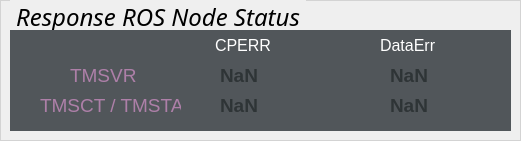
    <widget class="QGroupBox" name="Response_ROS_Node_groupBox">
     <property name="geometry">
      <rect>
       <x>20</x>
       <y>150</y>
       <width>521</width>
       <height>141</height>
      </rect>
     </property>
     <property name="font">
      <font>
       <family>Ubuntu Condensed</family>
       <pointsize>18</pointsize>
       <weight>50</weight>
       <italic>true</italic>
       <bold>false</bold>
       <underline>false</underline>
       <strikeout>false</strikeout>
       <kerning>true</kerning>
      </font>
     </property>
     <property name="styleSheet">
      <string notr="true">        QGroupBox {
            border-color: rgb(50, 50, 50);
            border: 2px solid lightgray;
            border-width: 0.5px;
            border-style: solid;
            margin-top: 1ex; /* leave space at the top for the title */
        }
        QGroupBox::title {
            subcontrol-origin: margin;
            subcontrol-position: top left;
            left: 10px;
            margin-left: 0px;
            padding: 0  3px;
        }</string>
     </property>
     <property name="title">
      <string>Response ROS Node Status</string>
     </property>
     <property name="flat">
      <bool>false</bool>
     </property>
     <widget class="QWidget" name="widget_Response_ROS_Node" native="true">
      <property name="geometry">
       <rect>
        <x>10</x>
        <y>30</y>
        <width>501</width>
        <height>101</height>
       </rect>
      </property>
      <property name="styleSheet">
       <string notr="true">background-color: rgb(81, 86, 90);</string>
      </property>
      <widget class="QLabel" name="TMSVR_label">
       <property name="geometry">
        <rect>
         <x>60</x>
         <y>30</y>
         <width>141</width>
         <height>31</height>
        </rect>
       </property>
       <property name="font">
        <font>
         <pointsize>8</pointsize>
        </font>
       </property>
       <property name="styleSheet">
        <string notr="true">co</string>
       </property>
       <property name="text">
        <string>&lt;html&gt;&lt;head/&gt;&lt;body&gt;&lt;p&gt;&lt;span style=&quot; font-size:14pt; color:#ad7fa8;&quot;&gt;TMSVR&lt;/span&gt;&lt;/p&gt;&lt;/body&gt;&lt;/html&gt;</string>
       </property>
      </widget>
      <widget class="QLabel" name="tmsrv_cperr_status_label">
       <property name="geometry">
        <rect>
         <x>210</x>
         <y>30</y>
         <width>61</width>
         <height>31</height>
        </rect>
       </property>
       <property name="font">
        <font>
         <pointsize>8</pointsize>
        </font>
       </property>
       <property name="styleSheet">
        <string notr="true">co</string>
       </property>
       <property name="text">
        <string>&lt;html&gt;&lt;head/&gt;&lt;body&gt;&lt;p&gt;&lt;span style=&quot; font-size:14pt; font-weight:600; color:#2e3436;&quot;&gt;NaN&lt;/span&gt;&lt;/p&gt;&lt;/body&gt;&lt;/html&gt;</string>
       </property>
      </widget>
      <widget class="QLabel" name="DataErr_label">
       <property name="geometry">
        <rect>
         <x>370</x>
         <y>0</y>
         <width>131</width>
         <height>31</height>
        </rect>
       </property>
       <property name="font">
        <font>
         <pointsize>8</pointsize>
        </font>
       </property>
       <property name="styleSheet">
        <string notr="true">co</string>
       </property>
       <property name="text">
        <string>&lt;html&gt;&lt;head/&gt;&lt;body&gt;&lt;p&gt;&lt;span style=&quot; font-size:12pt; color:#ffffff;&quot;&gt;DataErr&lt;/span&gt;&lt;/p&gt;&lt;/body&gt;&lt;/html&gt;</string>
       </property>
      </widget>
      <widget class="QLabel" name="TMScript_label">
       <property name="geometry">
        <rect>
         <x>30</x>
         <y>60</y>
         <width>141</width>
         <height>31</height>
        </rect>
       </property>
       <property name="font">
        <font>
         <pointsize>8</pointsize>
        </font>
       </property>
       <property name="styleSheet">
        <string notr="true">co</string>
       </property>
       <property name="text">
        <string>&lt;html&gt;&lt;head/&gt;&lt;body&gt;&lt;p&gt;&lt;span style=&quot; font-size:14pt; color:#ad7fa8;&quot;&gt;TMSCT / TMSTA &lt;/span&gt;&lt;/p&gt;&lt;/body&gt;&lt;/html&gt;</string>
       </property>
      </widget>
      <widget class="QLabel" name="tmscript_cperr_status_label">
       <property name="geometry">
        <rect>
         <x>210</x>
         <y>60</y>
         <width>61</width>
         <height>31</height>
        </rect>
       </property>
       <property name="font">
        <font>
         <pointsize>8</pointsize>
        </font>
       </property>
       <property name="styleSheet">
        <string notr="true">co</string>
       </property>
       <property name="text">
        <string>&lt;html&gt;&lt;head/&gt;&lt;body&gt;&lt;p&gt;&lt;span style=&quot; font-size:14pt; font-weight:600; color:#2e3436;&quot;&gt;NaN&lt;/span&gt;&lt;/p&gt;&lt;/body&gt;&lt;/html&gt;</string>
       </property>
      </widget>
      <widget class="QLabel" name="CPERR_label">
       <property name="geometry">
        <rect>
         <x>205</x>
         <y>0</y>
         <width>131</width>
         <height>31</height>
        </rect>
       </property>
       <property name="font">
        <font>
         <pointsize>8</pointsize>
        </font>
       </property>
       <property name="styleSheet">
        <string notr="true">co</string>
       </property>
       <property name="text">
        <string>&lt;html&gt;&lt;head/&gt;&lt;body&gt;&lt;p&gt;&lt;span style=&quot; font-size:12pt; color:#ffffff;&quot;&gt;CPERR&lt;/span&gt;&lt;/p&gt;&lt;/body&gt;&lt;/html&gt;</string>
       </property>
      </widget>
      <widget class="QLabel" name="tmsrv_dataerr_status_label">
       <property name="geometry">
        <rect>
         <x>380</x>
         <y>30</y>
         <width>61</width>
         <height>31</height>
        </rect>
       </property>
       <property name="font">
        <font>
         <pointsize>8</pointsize>
        </font>
       </property>
       <property name="styleSheet">
        <string notr="true">co</string>
       </property>
       <property name="text">
        <string>&lt;html&gt;&lt;head/&gt;&lt;body&gt;&lt;p&gt;&lt;span style=&quot; font-size:14pt; font-weight:600; color:#2e3436;&quot;&gt;NaN&lt;/span&gt;&lt;/p&gt;&lt;/body&gt;&lt;/html&gt;</string>
       </property>
      </widget>
      <widget class="QLabel" name="tmscript_dataerr_status_label">
       <property name="geometry">
        <rect>
         <x>380</x>
         <y>60</y>
         <width>61</width>
         <height>31</height>
        </rect>
       </property>
       <property name="font">
        <font>
         <pointsize>8</pointsize>
        </font>
       </property>
       <property name="styleSheet">
        <string notr="true">co</string>
       </property>
       <property name="text">
        <string>&lt;html&gt;&lt;head/&gt;&lt;body&gt;&lt;p&gt;&lt;span style=&quot; font-size:14pt; font-weight:600; color:#2e3436;&quot;&gt;NaN&lt;/span&gt;&lt;/p&gt;&lt;/body&gt;&lt;/html&gt;</string>
       </property>
      </widget>
     </widget>
    </widget>
